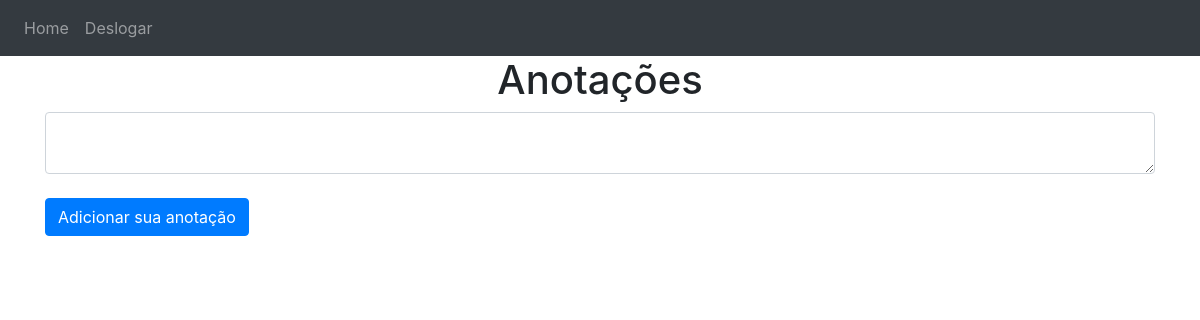
The page / (signed in) on the database as committed earlier.
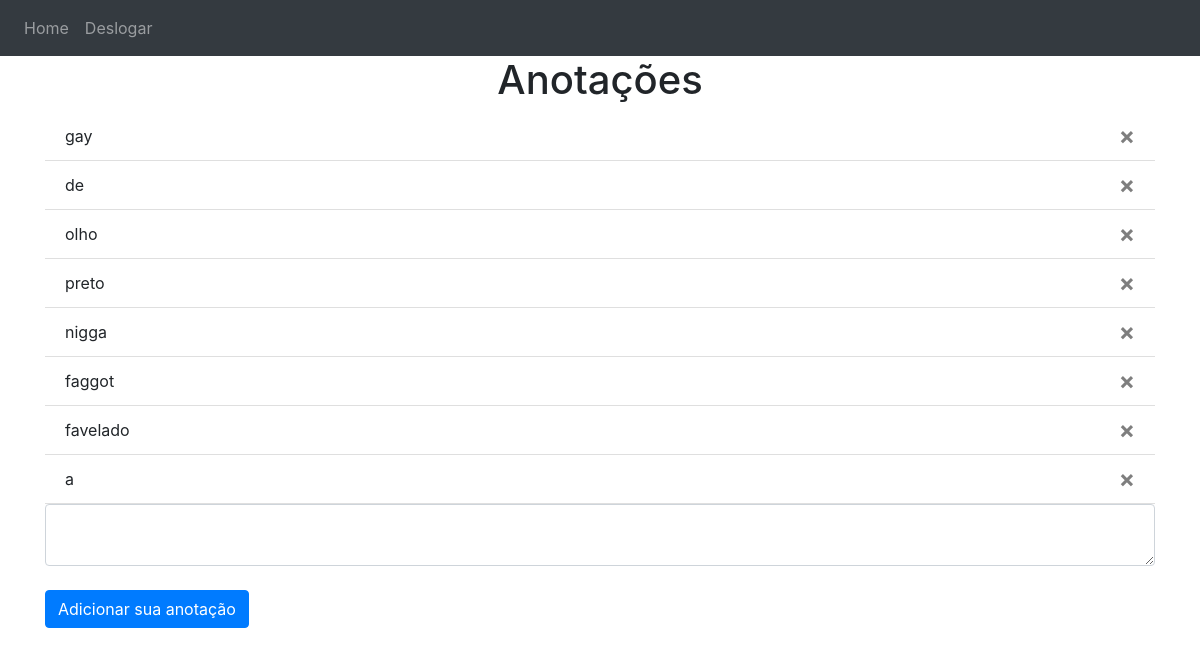
The same page on the database as committed later.
### website/models.py (models this page shows)
class Note(db.Model):
    id = db.Column(db.Integer, primary_key=True)
    data = db.Column(db.String(10000))
    date = db.Column(db.DateTime(timezone=True), default=func.now())
    user_id = db.Column(db.Integer, db.ForeignKey('user.id'))

### website/views.py (the view, shortened to what this page needs)
@views.route('/', methods=['GET', 'POST'])
@login_required
def home():
    return render_template("home.html", user=current_user)

### website/__init__.py (called while the page is built)
def create_app():
    app = Flask(__name__)
    app.config['SECRET_KEY'] = 'hjshjhdjah kjshkjdhjs'
    app.config['SQLALCHEMY_DATABASE_URI'] = f'sqlite:///{DB_NAME}'
    db.init_app(app)
    from .views import views
    from .auth import auth
    app.register_blueprint(views, url_prefix='/')
    app.register_blueprint(auth, url_prefix='/')
    from .models import User, Note
    with app.app_context():
        db.create_all()
    login_manager = LoginManager()
    login_manager.login_view = 'auth.login'
    login_manager.init_app(app)
    @login_manager.user_loader
    def load_user(id):
        return User.query.get(int(id))
    return app

### website/templates/Home.html (shortened to what this page needs)
{% extends "base.html" %} {% block title %}Home{% endblock %} {% block content
    %}
    <h1 align="center">Anotações</h1>
    <ul class="list-group list-group-flush" id="notes">
      {% for note in user.notes %}
      <li class="list-group-item">
        {{ note.data }}
        <button type="button" class="close" onClick="deleteNote({{ note.id }})">
          <span aria-hidden="true">&times;</span>
        </button>
      </li>
      {% endfor %}
    </ul>
<form method="POST">
    <textarea name = "note" id="note" class="form-control"></textarea>
    <div aling="center">
        <button type="submit" class="btn btn-primary">Adicionar sua anotação</button>
    </div>
</form>
{% endblock %}

### website/templates/base.html (shortened to what this page needs)
<!DOCTYPE html>
<html>
  <head>
    <link
      rel="stylesheet"
      href="https://stackpath.bootstrapcdn.com/bootstrap/4.4.1/css/bootstrap.min.css"
    />
    <link
      rel="stylesheet"
      href="https://stackpath.bootstrapcdn.com/font-awesome/4.7.0/css/font-awesome.min.css"
    />
  </head>
<body>
  <nav class="navbar navbar-expand-lg navbar-dark bg-dark">
    <div class="collapse navbar-collapse" id="navbar">
      <div class="navbar-nav">
        {% if user.is_authenticated %}
        <a class="nav-item nav-link" id="home" href="/">Home</a>
        <a class="nav-item nav-link" id="logout" href="/logout">Deslogar</a>
        {% else %}
        <a class="nav-item nav-link" id="login" href="/login">Login</a>
        <a class="nav-item nav-link" id="signUp" href="/sign-up">Cadastrar</a>
        {% endif %}
      </div>
    </div>
  </nav>
    <div class="container">{% block content %} {% endblock %}</div>
</body>
</html>

Rows that differ between the two databases and show on the page:
added Note: data "gay"
added Note: data "de"
added Note: data "olho"
added Note: data "preto"
added Note: data "nigga"
added Note: data "faggot"
added Note: data "favelado"
added Note: data "a"
